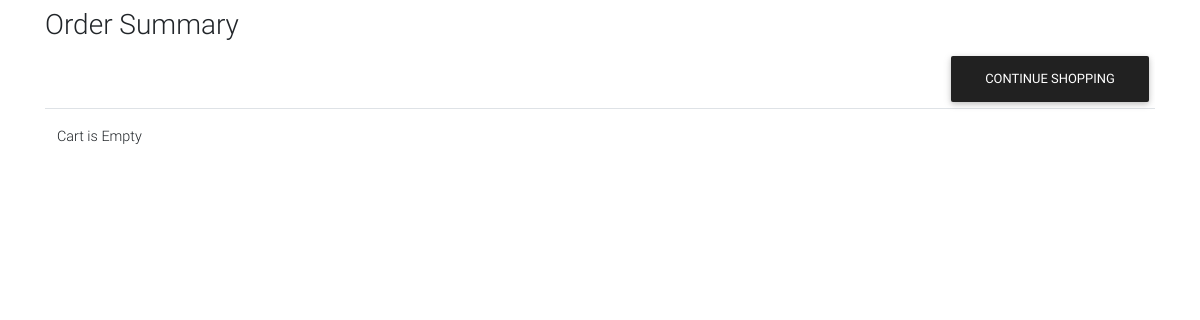
Page /order-summary (signed in) on the earlier database version.
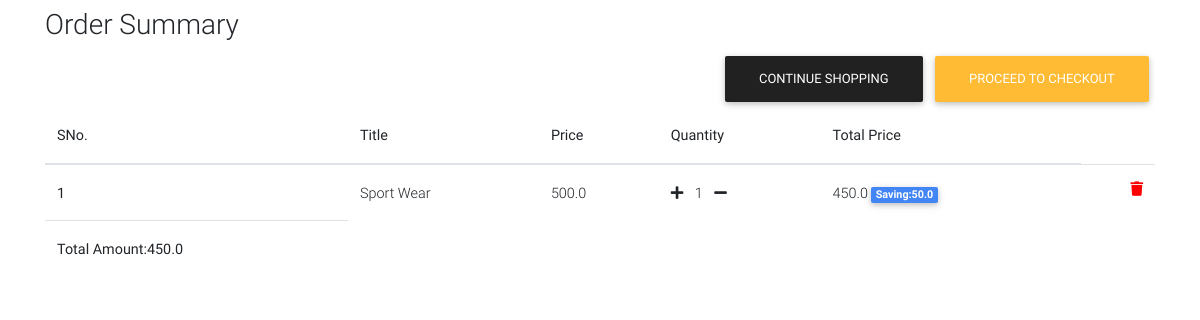
Same page on the later database version.
### front/models.py (models this page shows, shortened)
class OrderItem(models.Model):
    user=models.ForeignKey(Customer,on_delete=models.CASCADE,null=True,blank=True)
    ordered=models.BooleanField(default=False)
    item=models.ForeignKey(Item,on_delete=models.CASCADE)
    quantity=models.IntegerField(default=1)
    def get_total_item_price(self):
        totalprice=self.item.price * self.quantity
        return totalprice
    def get_total_item_discount_price(self):
        totalprice=self.item.discount_price * self.quantity
        return totalprice
    def get_saved_amount(self):
        total_amount=self.get_total_item_price() - self.get_total_item_discount_price()
        return total_amount
    def get_final_price(self):
        if self.item.discount_price:
            return self.get_total_item_discount_price()
        return self.get_total_item_price

class Item(models.Model):
    title=models.CharField(max_length=50)
    price=models.FloatField()
    discount_price=models.FloatField(blank=True,null=True)
    category=models.CharField(choices=CATEGORY_CHOICES,max_length=2)
    label=models.CharField(choices=LABEL_CHOICES,max_length=1)
    slug=models.SlugField()
    description=models.TextField()
    image=models.ImageField(upload_to='Images',null=True,blank=True)

class Order(models.Model):
    user=models.ForeignKey(Customer,on_delete=models.CASCADE)
    ref_code=models.CharField(max_length=20,blank=True,null=True)
    items=models.ManyToManyField(OrderItem)
    start_date = models.DateTimeField(auto_now_add=True)
    ordered_date=models.DateField()
    ordered=models.BooleanField(default=False)
    billing_address=models.ForeignKey('Address',related_name='billing_address',on_delete=models.SET_NULL,blank=True,null=True)
    shipping_address=models.ForeignKey('Address',related_name='shipping_address',on_delete=models.SET_NULL,blank=True,null=True)
    payment_detail=models.ForeignKey('Payments',on_delete=models.SET_NULL,blank=True,null=True)
    coupon=models.ForeignKey('Coupon',on_delete=models.SET_NULL,blank=True,null=True)
    being_delivered=models.BooleanField(default=False)#deliver hogaya
    received=models.BooleanField(default=False)#order hmne receive karliya
    order_status=models.CharField(choices=status,max_length=10,default='Pe')
    refund_requested=models.BooleanField(default=False)
    refund_granted=models.BooleanField(default=False)
    def total_amount(self):
        total=0
        for order_item in self.items.all():
            total += order_item.get_final_price()
        if self.coupon:
            total-=self.coupon.amount
        return total

### front/views.py (the view)
# urls.py: path('order-summary', OrderSummary.as_view(),name="order-summary"),
class OrderSummary(LoginRequiredMixin,View):
    def get(self,args,**kwargs):
        try:
            order=Order.objects.filter(user=self.request.user,ordered=False)
            empty=len(order)
            print(empty)
            context={'orders':order,'empty':empty}
            return render(self.request,'Ecommerce/order_summary.html',context)
        except ObjectDoesNotExist:
            messages.success(self.request,"You donot have active order")
            return redirect("/")

### front/templates/Ecommerce/order_summary.html (shortened to what this page needs)
{% extends 'Ecommerce/home-page.html' %} {% block title %} Summary {% endblock title %}
 {% block body %}
<div class="container">
<div class="table-responsive">
    <h3 class="mt-2">Order Summary</h3>
    <table class="table  mt-4">
      {% if not empty %}
      <tr>
          <td>Cart is Empty</td>
          <a class="btn btn-dark float-right" href="/">Continue Shopping</a>
      </tr>
      {% else %}
      <thead>
        <tr>
            <th scope="col">SNo.</th>
            <th scope="col">Title</th>
            <th scope="col">Price</th>
            <th scope="col">Quantity</th>
            <th scope="col">Total Price</th>
        </tr>
    </thead>
    <tbody>
       {% for order in orders %}
       {% for object in order.items.all %}
        <tr>
            <th scope="row">{{forloop.counter}}</th>
            <td>{{object.item.title}}</td>
            <td>{{object.item.price}}</td>
            <td>
               <a href="{% url 'add-to-cart' object.item.slug %}"> <i class="fas fa-plus mr-2"></i></a>
                {{object.quantity}}
                <a href="{% url 'remove-single-item-from-cart' object.item.slug %}"><i class="fas fa-minus ml-2"></i></td></a>
            <td>{% if object.get_total_item_discount_price %}
                {{object.get_total_item_discount_price}}
               <span class="badge badge-primary"> Saving:{{object.get_saved_amount}}</span>
                {% else %}
                  {{object.get_total_item_price}}
                {% endif %}
            </td>
            <td><a style="color:red;" href="{% url 'remove-from-cart' object.item.slug %}"><i class="fas fa-trash float-right"></i<a/></td>
        </tr>
        {% endfor %}
        <tr>
            <td><b>Total Amount:{{order.total_amount}}</b></td>
        </tr>
        {% if order.total_amount %}
        <a class="btn btn-warning float-right" href="{% url 'check_out' %}">Proceed To Checkout</a>
        <a class="btn btn-dark float-right" href="/">Continue Shopping</a>
        {% endif %}
        {% endfor %}
    </tbody>
      {% endif %}
    </table>
</div>
</div>
{% endblock body %}

Differences in the rows shown:
added Order: total_amount "450.0", shows "PROCEED TO CHECKOUT"
added OrderItem: item "Sport Wear", item.price "500.0", quantity "1", get_total_item_discount_price "450.0", get_saved_amount "50.0"
Other differences:
text no longer shown: "Cart is Empty CONTINUE SHOPPING"
text now shown: "SNo. Title Price Quantity Total Price"
